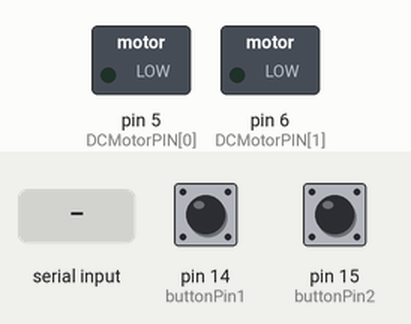
Recording of a sketch running on a simulated Arduino Uno, built with avr-gcc and run on an emulated ATmega328P. Parts: switched loads named in the sketch (green lamp = pin HIGH). The test bench sets the inputs (shaded band); at power-on: pin 14 (buttonPin1) HIGH, pin 15 (buttonPin2) HIGH. Random numbers use the default seed unless the sketch sets one.

Above: at 1.2 s.
1.3 s: "0" received over Serial
At 1.6 s:
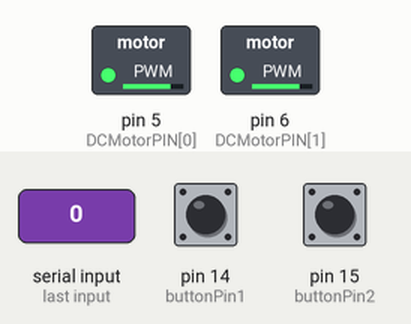
2.8 s: "2" received over Serial
At 3.9 s:
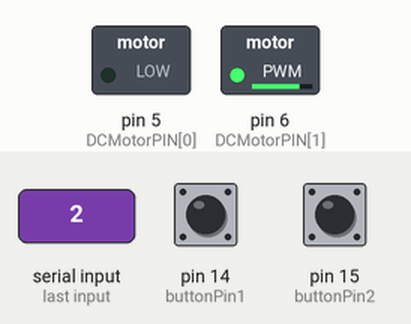
4.3 s: "3" received over Serial
At 5.1 s:
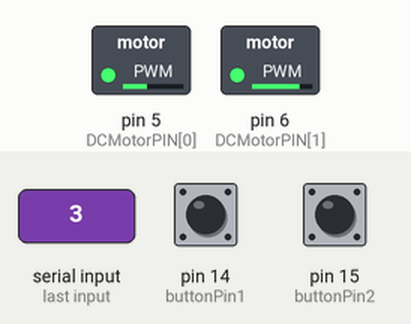
5.8 s: "4" received over Serial
At 6.2 s:
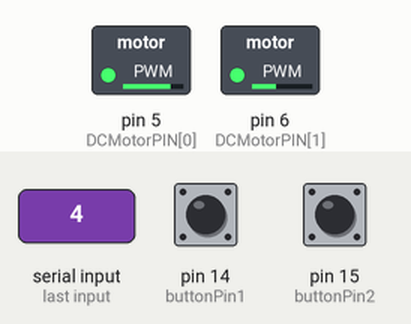
7.3 s: "5" received over Serial
At 8.5 s:
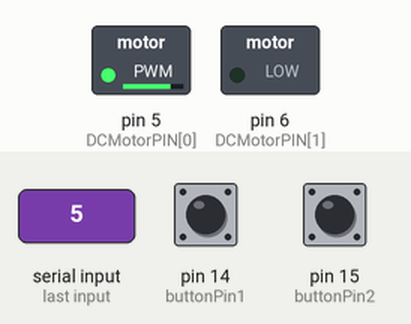
8.8 s: "1" received over Serial
At 9.7 s:
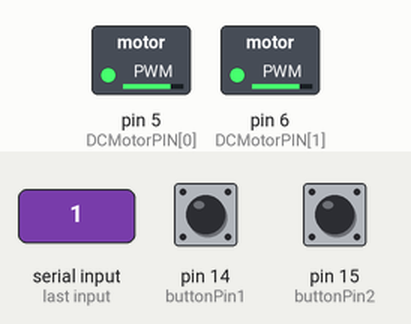
Timing chart, 0 to 11.3 s (numbered marks = the images above; inputs shaded):
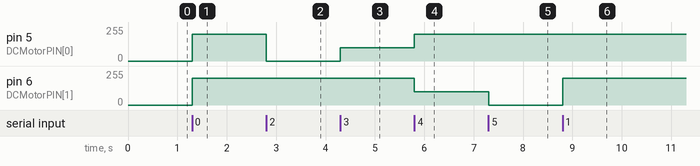

The sketch:

CarSerial.ino
```cpp
const int sp[] = {
  0, 100, 200, 200};
int l, r, pre_l, pre_r;
const int o_l = 0, o_r = 0;
char mode, pre_mode = -1;
const int buttonPin1 = 14, buttonPin2 = 15;
int dmode;
void setup()
{
  Serial.begin(9600);
  initDCMotor();
  l = sp[0];
  r = sp[0];
  pinMode(buttonPin1, INPUT_PULLUP);
  pinMode(buttonPin2, INPUT_PULLUP);
  if(digitalRead(buttonPin1) == LOW)
    dmode = 1;
  if(digitalRead(buttonPin2) == LOW)
    dmode = 2;
}

void ch_led_(){
  if(mode == pre_mode)
    digitalWrite(13, LOW);
  else
    digitalWrite(13, HIGH);
  pre_mode = mode;
}

void ch_led(){
  if(pre_l == l && pre_r == r)
    digitalWrite(13, LOW);
  else
    digitalWrite(13, HIGH);
  pre_l = l;
  pre_r = r;
}

void loop() {
  ch_led();
  if ( Serial.available() > 0) {
    mode = Serial.read();
    if (mode != pre_mode && '0' <= mode && mode <= '9'){
      switch (mode) {
      case '0' :
        l = sp[2] + o_l;
        r = sp[2] + o_r;
        if(dmode == 1) r += random(60, 160);
        if(dmode == 2) l += random(60, 160);
        break;
      case '1' :
        l = sp[3];
        r = sp[3];
        break;
      case '2' :
        l = sp[0];
        r = sp[2];
        break;
      case '3' :
        l = sp[1];
        r = sp[2];
        break;
      case '4' :
        l = sp[2];
        r = sp[1];
        break;
      case '5' :
        l = sp[2];
        r = sp[0];
        break;
      case '6' :
        l = sp[3];
        r = sp[0];
        break;
      case '7' :
        l = sp[0];
        r = sp[0];
        break;
      default :
        break;
      }
      setDCMotor(l, r);
      pre_mode = mode;
    }
  }
}
```

DCMotor.ino
```cpp
const int DCMotorPIN[] = {5, 6};
int i_dcm;

void initDCMotor() {
  for (i_dcm = 0; i_dcm < 2; i_dcm++)
    pinMode(DCMotorPIN[i_dcm], OUTPUT);
}

void setDCMotor(int l_dcm, int r_dcm) {
    analogWrite(DCMotorPIN[0], l_dcm);
    analogWrite(DCMotorPIN[1], r_dcm);
}
```

Measured:
- after the input at 1.3 s, pin 5 (DCMotorPIN[0]), pin 6 (DCMotorPIN[1]): 0/255 → 200/255 at once
- after the input at 2.8 s, pin 5 (DCMotorPIN[0]): 200/255 → 0/255 at once
- after the input at 4.3 s, pin 5 (DCMotorPIN[0]): 0/255 → 100/255 at once
- after the input at 5.8 s, pin 5 (DCMotorPIN[0]): 100/255 → 200/255 at once; pin 6 (DCMotorPIN[1]): 200/255 → 100/255 at once
- after the input at 7.3 s, pin 6 (DCMotorPIN[1]): 100/255 → 0/255 at once
- after the input at 8.8 s, pin 6 (DCMotorPIN[1]): 0/255 → 200/255 at once
